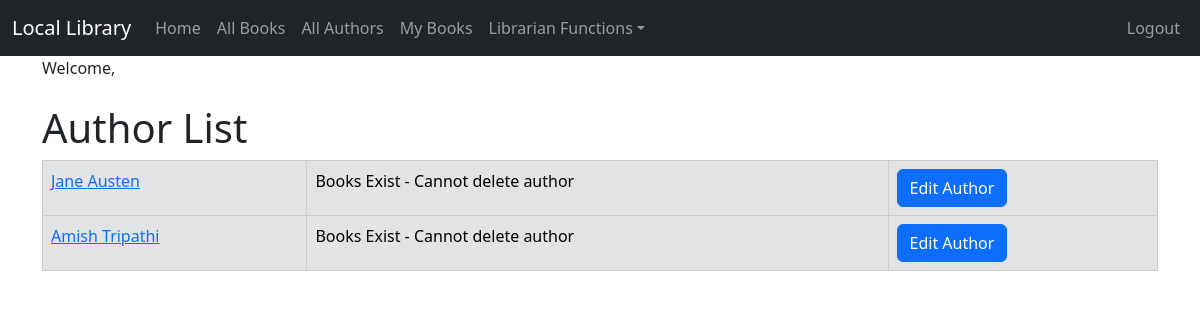
Before: /author_list/ (signed in) with the older database file.
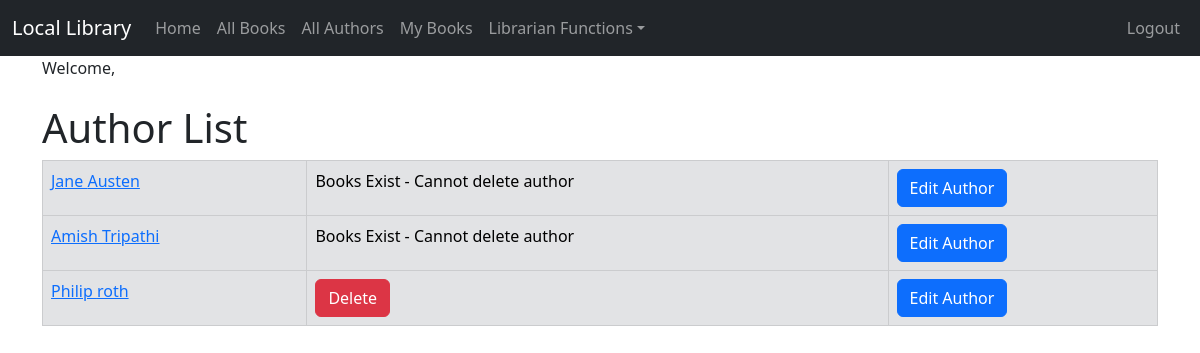
After: the same page with the newer database file.
### catalog/models.py (models this page shows, shortened)
class Author(models.Model):
    first_name = models.CharField(max_length=100)
    last_name = models.CharField(max_length=100)
    date_of_birth = models.DateField(null=True, blank=True)
    date_of_death = models.DateField('Died', null=True, blank=True)
    author_image = models.ImageField(upload_to='images/', null=True, blank=True)
    class Meta:
        ordering = ['last_name', 'first_name']
    def get_absolute_url(self):
        return reverse('author_detail', args=[str(self.id)])

### catalog/views.py (the view)
# urls.py: path('author_list/', views.AuthorListView.as_view(), name='author_list'),
class AuthorListView(LoginRequiredMixin, generic.ListView):
    model = Author

### catalog/templates/catalog/author_list.html (shortened to what this page needs)
{% extends "catalog/base.html" %}
{% block content %}
    <h1>Author List</h1>
    {% if author_list %}
        <table class="table table-bordered">
            {% for author in author_list %}
                <tr class="table-secondary">
                    <td><a href="{{ author.get_absolute_url }}">{{author.first_name }} {{ author.last_name }}</a></td>
                    {% if user.is_superuser %}
                        {% if author.book_set.all %}
                            <td>Books Exist - Cannot delete author</td>
                        {% else %}
                            <td><a href="{% url 'author_delete' pk=author.pk %}"
                                   onclick="return confirm('Are you sure you want to delete?')"
                                   class="btn btn-danger">Delete</a>
                            </td>
                        {% endif %}
                        <td><a href="{% url 'author_update' pk=author.pk %}" class="btn btn-primary">Edit Author</a></td>
                    {% endif %}
                </tr>
            {% endfor %}
        </table>
    {% else %}
        <p>There are no authors in the library.</p>
    {% endif %}
{% endblock %}

### catalog/templates/catalog/base.html (shortened to what this page needs)
{% load static %}
<!doctype html>
<html lang="en">
<head>
    <link href="https://cdn.jsdelivr.net/npm/bootstrap@5.3.0-alpha1/dist/css/bootstrap.min.css" rel="stylesheet"
>
</head>
<body>
<nav class="navbar navbar-expand-lg navbar-dark bg-dark">
    <div class="container-fluid">
        <a class="navbar-brand" href="{% url 'index' %}">Local Library</a>
        <div class="collapse navbar-collapse" id="navbarSupportedContent">
            <ul class="navbar-nav me-auto mb-2 mb-lg-0">
                <li class="nav-item">
                    <a class="nav-link" href="{% url 'index' %}">Home</a>
                </li>
                <li class="nav-item">
                  <a class="nav-link" href="{% url 'book_list' %}">All Books</a>
                </li>
                <li class="nav-item">
                    <a class="nav-link" href="{% url 'author_list' %}">All Authors</a>
                </li>
                {% if user.is_authenticated %}
                <li>
                    <a class="nav-link" href="{% url 'my_books' %}">My Books</a>
                </li>
                    {% if user.is_superuser %}
                      <li class="nav-item dropdown">
                         <a class="nav-link dropdown-toggle" href="#" role="button" data-bs-toggle="dropdown" aria-expanded="false">Librarian Functions</a>
                      </li>
                   {% endif %}
                {% endif %}
            </ul>
        </div>
        <ul class="nav navbar-nav ml-auto">
            {% if user.is_authenticated %}
                <li><a class="nav-link" href="{% url 'logout' %}">Logout</a>
                </li>
            {% endif %}
        </ul>
    </div>
</nav>
<div class="container">
    {% if user.is_authenticated %}
        Welcome, {{ user.first_name }} {{ user.last_name }}
    {% endif %}
</div>
<div class="container">
    <br/>
    {% block content %}
    {% endblock %}
</div>
</body>
</html>

Changed rows visible on the page:
added Author: first_name "Philip", last_name "roth", shows "Delete"
